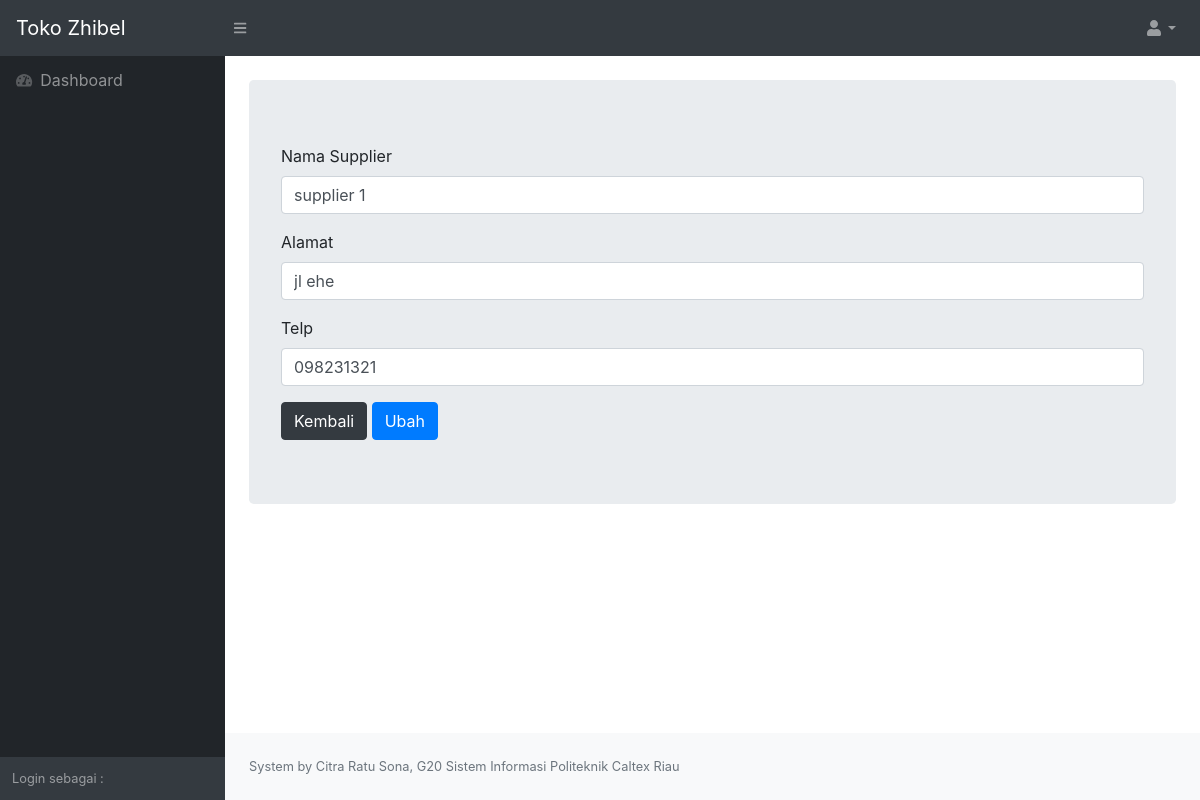
Page /views/formsupplieredit.php?ubahsupplierid=3 (signed in) on the committed database.
### tables this page shows
CREATE TABLE `supplier` (
  `supplierId` int(11) NOT NULL,
  `supplierNama` varchar(255) NOT NULL,
  `supplierAlamat` varchar(255) NOT NULL,
  `supplierTelp` varchar(255) NOT NULL
);

### models/ClassSupplier.php (called while the page is built, shortened)
<?php
class Supplier{
    function __construct(){
        $con =mysqli_connect("localhost","root","","suryajaya");
        $this->con=$con;
        }
    function detailSupplier($id){
        $query=mysqli_query($this->con,"SELECT * FROM supplier WHERE supplierId = '$id'");
        while($s = mysqli_fetch_assoc($query)){
            $data[] = $s;
        }
        return $data;
    }
}

### views/formsupplieredit.php (the view, shortened to what this page needs)
<?php
include 'header.php';
include '../models/ClassSupplier.php';
$cus = new Supplier;
$data = $cus->detailsupplier($_GET['ubahsupplierid']);
?>
<div class="container-fluid">
    <div class="jumbotron">
        <form action="../controllers/supplierolah.php" method="POST">
        <?php foreach($data as $c): ?>
        <div class="form-group">
            <label for="nama">Nama Supplier</label>
            <input type="text" class="form-control" id="nama" name="nama" value="<?= $c['supplierNama'];?>">
        </div>
        <div class="form-group">
            <label for="alamat">Alamat</label>
            <input type="text" class="form-control" id="alamat" name="alamat" value="<?= $c['supplierAlamat'];?>">
        </div>
        <div class="form-group">
            <label for="telp">Telp</label>
            <input type="tel" class="form-control" id="telp" name="telp" value="<?= $c['supplierTelp'];?>">
        </div>
        <a class="btn btn-dark" href="supplierlist.php" role="button">Kembali</a>
        <button type="submit" class="btn btn-primary" name="ubahsupplierid">Ubah</button>
        <?php endforeach; ?>
        </form>
    </div>
</div>
<?php
include 'footer.php';
?>

### rows in the picture
supplier: nama "supplier 1", alamat "jl ehe", telp "098231321"
